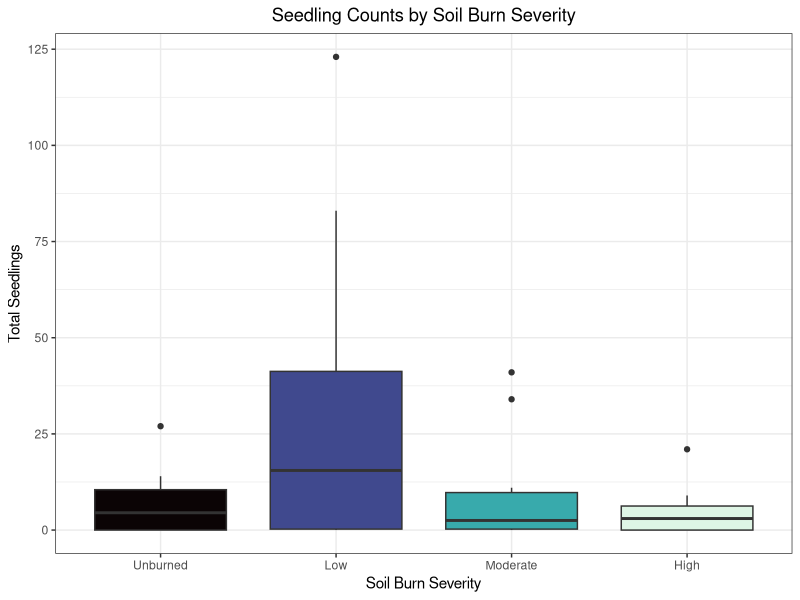

Source code (R):
# ===============================================
# Script: seedlings_per_severity.R
# Purpose: Load cleaned data and create boxplot 
#          of total seedlings by soil burn severity
# Author: Helena Kroleski
# Date: Fall 2025
# ===============================================

# Install packages that may be used 
install.packages("tidyverse")
install.packages("readxl")
install.packages("viridis")

# Load libraries
library(tidyverse)   # For ggplot2, etc.
library(readxl)      # For reading excel files
library(viridis)     # For colorblind-friendly palettes

# Load cleaned data
LHData <- read_excel("Data/fresh_n_clean_LH_Data.xlsx")

# Compute total seedlings across species for each plot
LHData <- LHData %>%
  mutate(Seedlings_total = `100SeedDF_total` + `100SeedWH_total` + 
           `100SeedWRC_total` + `100SeedOther_total`)

# Convert Soil Burn Severity to factor with full names 
LHData$SoilSev <- factor(LHData$SoilSev,
                         levels = c("Un", "Low", "Mod", "High"),
                         labels = c("Unburned", "Low", "Moderate", "High"))

# Create boxplot of total seedlings by soil burn severity
ggplot(LHData, aes(x = SoilSev, y = Seedlings_total, fill = SoilSev)) +
  geom_boxplot() +
  scale_fill_viridis_d(option = "mako") +  # colorblind-friendly
  theme_bw() +
  labs(x = "Soil Burn Severity", 
       y = "Total Seedlings", 
       title = "Seedling Counts by Soil Burn Severity") +
  theme( legend.position = "none",
    plot.title = element_text(hjust = 0.5))

# ===============================================
